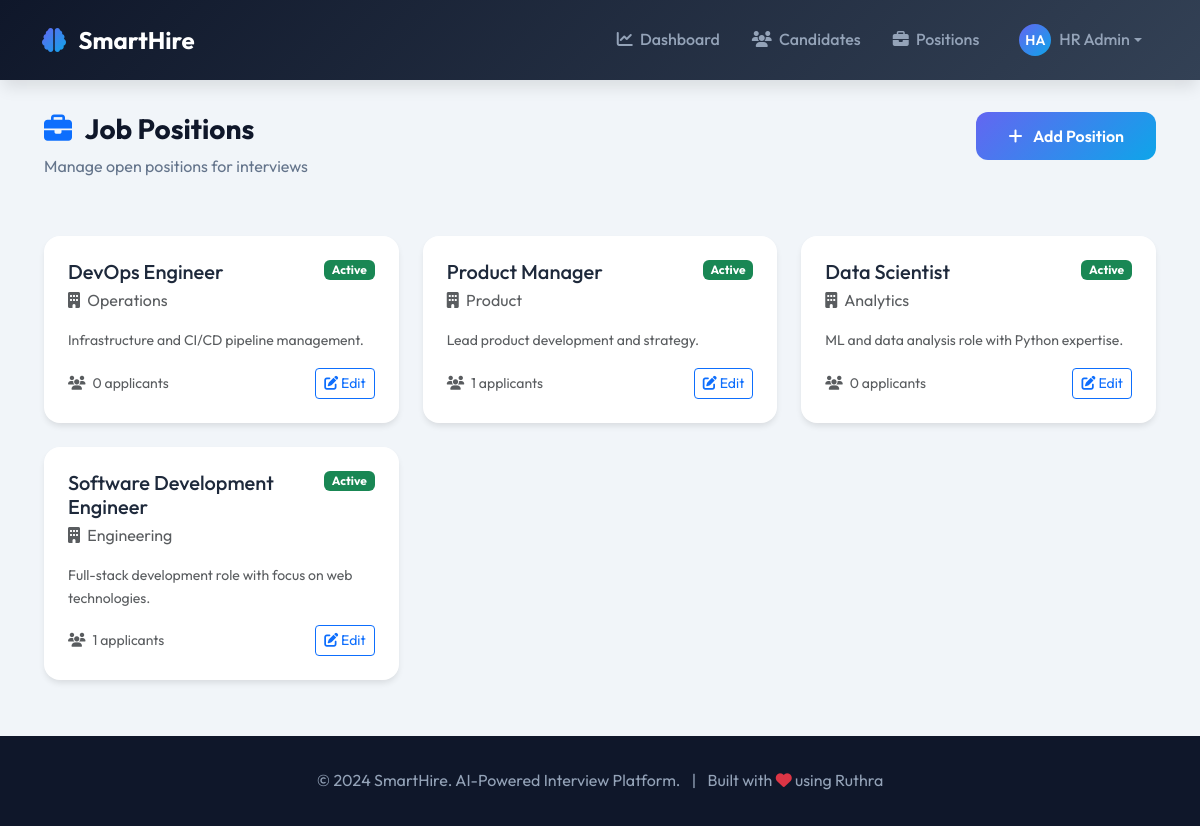
Page /hr/positions/ (signed in) on the committed database.
### interviews/models.py (models this page shows, shortened)
class User(AbstractUser):
    class Role(models.TextChoices):
        CANDIDATE = 'candidate', 'Candidate'
        HR = 'hr', 'HR/Interviewer'
        ADMIN = 'admin', 'Administrator'
    role = models.CharField(
        max_length=20,
        choices=Role.choices,
        default=Role.CANDIDATE
    )
    phone = models.CharField(max_length=15, blank=True, null=True)
    created_at = models.DateTimeField(auto_now_add=True)
    updated_at = models.DateTimeField(auto_now=True)
    class Meta:
        verbose_name = 'User'
        verbose_name_plural = 'Users'
    @property
    def is_candidate(self):
        return self.role == self.Role.CANDIDATE
    @property
    def is_hr(self):
        return self.role == self.Role.HR

class JobPosition(models.Model):
    title = models.CharField(max_length=200)
    department = models.CharField(max_length=100)
    description = models.TextField(blank=True)
    requirements = models.TextField(blank=True)
    is_active = models.BooleanField(default=True)
    created_at = models.DateTimeField(auto_now_add=True)
    class Meta:
        verbose_name = 'Job Position'
        verbose_name_plural = 'Job Positions'
        ordering = ['-created_at']

### interviews/views.py (the view)
# urls.py: path('hr/positions/', views.JobPositionListView.as_view(), name='position_list'),
class JobPositionListView(LoginRequiredMixin, HRMixin, ListView):
    template_name = 'hr/position_list.html'
    model = JobPosition
    context_object_name = 'positions'

### interviews/views.py (called while the page is built)
    def test_func(self):
        return self.request.user.is_authenticated and (
            self.request.user.is_hr or self.request.user.is_admin_user or self.request.user.is_superuser
        )

### templates/hr/position_list.html (shortened to what this page needs)
{% extends 'base.html' %}
{% block content %}
<div class="page-content">
    <div class="container">
        <div class="row mb-4">
            <div class="col-md-6">
                <h2 class="page-title">
                    <i class="fas fa-briefcase me-2 text-primary"></i> Job Positions
                </h2>
                <p class="page-subtitle">Manage open positions for interviews</p>
            </div>
            <div class="col-md-6 text-md-end">
                <a href="{% url 'position_create' %}" class="btn btn-primary-custom">
                    <i class="fas fa-plus me-2"></i> Add Position
                </a>
            </div>
        </div>
        <div class="row">
            {% for position in positions %}
            <div class="col-md-6 col-lg-4 mb-4 fade-in">
                <div class="card-custom h-100">
                    <div class="card-body p-4">
                        <div class="d-flex justify-content-between align-items-start mb-3">
                            <div>
                                <h5 class="mb-1">{{ position.title }}</h5>
                                <p class="text-muted mb-0">
                                    <i class="fas fa-building me-1"></i> {{ position.department }}
                                </p>
                            </div>
                            {% if position.is_active %}
                            <span class="badge bg-success">Active</span>
                            {% else %}
                            <span class="badge bg-secondary">Inactive</span>
                            {% endif %}
                        </div>
                        {% if position.description %}
                        <p class="text-muted small">{{ position.description|truncatewords:20 }}</p>
                        {% endif %}
                        <div class="d-flex justify-content-between align-items-center mt-3">
                            <small class="text-muted">
                                <i class="fas fa-users me-1"></i> {{ position.interviews.count }} applicants
                            </small>
                            <a href="{% url 'position_update' position.pk %}" class="btn btn-sm btn-outline-primary">
                                <i class="fas fa-edit"></i> Edit
                            </a>
                        </div>
                    </div>
                </div>
            </div>
            {% endfor %}
        </div>
    </div>
</div>
{% endblock %}

### templates/base.html (shortened to what this page needs)
<!DOCTYPE html>
<html lang="en">
<head>
    <link href="https://cdn.jsdelivr.net/npm/bootstrap@5.3.2/dist/css/bootstrap.min.css" rel="stylesheet">
    <link rel="stylesheet" href="https://cdnjs.cloudflare.com/ajax/libs/font-awesome/6.5.1/css/all.min.css">
</head>
<body>
    <nav class="navbar navbar-expand-lg navbar-custom">
        <div class="container">
            <a class="navbar-brand" href="{% url 'home' %}">
                <i class="fas fa-brain"></i> SmartHire
            </a>
            <div class="collapse navbar-collapse" id="navbarNav">
                <ul class="navbar-nav ms-auto align-items-center">
                    {% if user.is_authenticated %}
                        {% if user.is_candidate %}
                            <li class="nav-item">
                                <a class="nav-link" href="{% url 'candidate_dashboard' %}">
                                    <i class="fas fa-home me-1"></i> Dashboard
                                </a>
                            </li>
                            <li class="nav-item">
                                <a class="nav-link" href="{% url 'candidate_profile' %}">
                                    <i class="fas fa-user me-1"></i> Profile
                                </a>
                            </li>
                        {% else %}
                            <li class="nav-item">
                                <a class="nav-link" href="{% url 'hr_dashboard' %}">
                                    <i class="fas fa-chart-line me-1"></i> Dashboard
                                </a>
                            </li>
                            <li class="nav-item">
                                <a class="nav-link" href="{% url 'candidate_list' %}">
                                    <i class="fas fa-users me-1"></i> Candidates
                                </a>
                            </li>
                            <li class="nav-item">
                                <a class="nav-link" href="{% url 'position_list' %}">
                                    <i class="fas fa-briefcase me-1"></i> Positions
                                </a>
                            </li>
                        {% endif %}
                        <li class="nav-item dropdown ms-2">
                            <a class="nav-link dropdown-toggle d-flex align-items-center" href="#" data-bs-toggle="dropdown">
                                <div class="avatar me-2" style="width: 32px; height: 32px; font-size: 0.875rem;">
                                    {{ user.first_name|slice:":1"|upper }}{{ user.last_name|slice:":1"|upper }}
                                </div>
                                {{ user.get_full_name|default:user.username }}
                            </a>
                        </li>
                    {% endif %}
                </ul>
            </div>
        </div>
    </nav>
    {% block content %}{% endblock %}
    <footer class="footer">
        <div class="container text-center">
            <p class="mb-0">
                © 2024 SmartHire. AI-Powered Interview Platform.
                <span class="mx-2">|</span>
                Built with <i class="fas fa-heart text-danger"></i> using Ruthra
            </p>
        </div>
    </footer>
</body>
</html>

### templates/base.html (style rules this page uses)
:root { --primary: #6366f1; --primary-dark: #4f46e5; --primary-light: #818cf8; --secondary: #0ea5e9; --accent: #f472b6; --success: #10b981; --warning: #f59e0b; --danger: #ef4444; --dark: #0f172a; --gray-900: #1e293b; --gray-800: #334155; --gray-700: #475569; --gray-600: #64748b; --gray-400: #94a3b8; --gray-200: #e2e8f0; --gray-100: #f1f5f9; --white: #ffffff; --gradient-primary: linear-gradient(135deg, var(--primary) 0%, var(--secondary) 100%); --gradient-accent: linear-gradient(135deg, var(--accent) 0%, var(--primary) 100%); --gradient-dark: linear-gradient(135deg, var(--dark) 0%, var(--gray-800) 100%); --shadow-sm: 0 1px 2px 0 rgb(0 0 0 / 0.05); --shadow: 0 4px 6px -1px rgb(0 0 0 / 0.1); --shadow-lg: 0 10px 15px -3px rgb(0 0 0 / 0.1); --shadow-xl: 0 25px 50px -12px rgb(0 0 0 / 0.25); --radius-sm: 0.375rem; --radius: 0.5rem; --radius-lg: 0.75rem; --radius-xl: 1rem; --radius-2xl: 1.5rem; }
* { margin: 0; padding: 0; box-sizing: border-box; }
body { font-family: 'Outfit', sans-serif; background: var(--gray-100); color: var(--gray-900); line-height: 1.6; min-height: 100vh; }
.navbar-custom { background: var(--gradient-dark); padding: 1rem 0; box-shadow: var(--shadow-lg); }
.navbar-brand { font-weight: 700; font-size: 1.5rem; color: var(--white) !important; }
.navbar-brand i { background: var(--gradient-primary); -webkit-background-clip: text; -webkit-text-fill-color: transparent; margin-right: 0.5rem; }
.nav-link { color: var(--gray-400) !important; font-weight: 500; transition: all 0.3s ease; padding: 0.5rem 1rem !important; border-radius: var(--radius); }
.btn-primary-custom { background: var(--gradient-primary); border: none; color: var(--white); padding: 0.75rem 2rem; border-radius: var(--radius-lg); font-weight: 600; transition: all 0.3s ease; }
.card-custom { background: var(--white); border: none; border-radius: var(--radius-xl); box-shadow: var(--shadow); transition: all 0.3s ease; overflow: hidden; }
.fade-in { animation: fadeIn 0.5s ease forwards; }
.page-content { padding: 2rem; }
.page-title { font-size: 1.75rem; font-weight: 700; color: var(--dark); margin-bottom: 0.5rem; }
.page-subtitle { color: var(--gray-600); margin-bottom: 2rem; }
.avatar { width: 48px; height: 48px; border-radius: 50%; background: var(--gradient-primary); display: flex; align-items: center; justify-content: center; color: var(--white); font-weight: 600; font-size: 1.25rem; }
.footer { background: var(--dark); color: var(--gray-400); padding: 2rem 0; margin-top: auto; }

### rows in the picture
User: first_name "H", last_name "A", get_full_name "HR Admin"
JobPosition: title "DevOps Engineer", department "Operations", is_active "Active", description "Infrastructure and CI/CD pipeline management.", interviews.count "0"
JobPosition: title "Product Manager", department "Product", is_active "Active", description "Lead product development and strategy.", interviews.count "1"
JobPosition: title "Data Scientist", department "Analytics", is_active "Active", description "ML and data analysis role with Python expertise.", interviews.count "0"
JobPosition: title "Software Development Engineer", department "Engineering", is_active "Active", description "Full-stack development role with focus on web technologies.", interviews.count "1"
